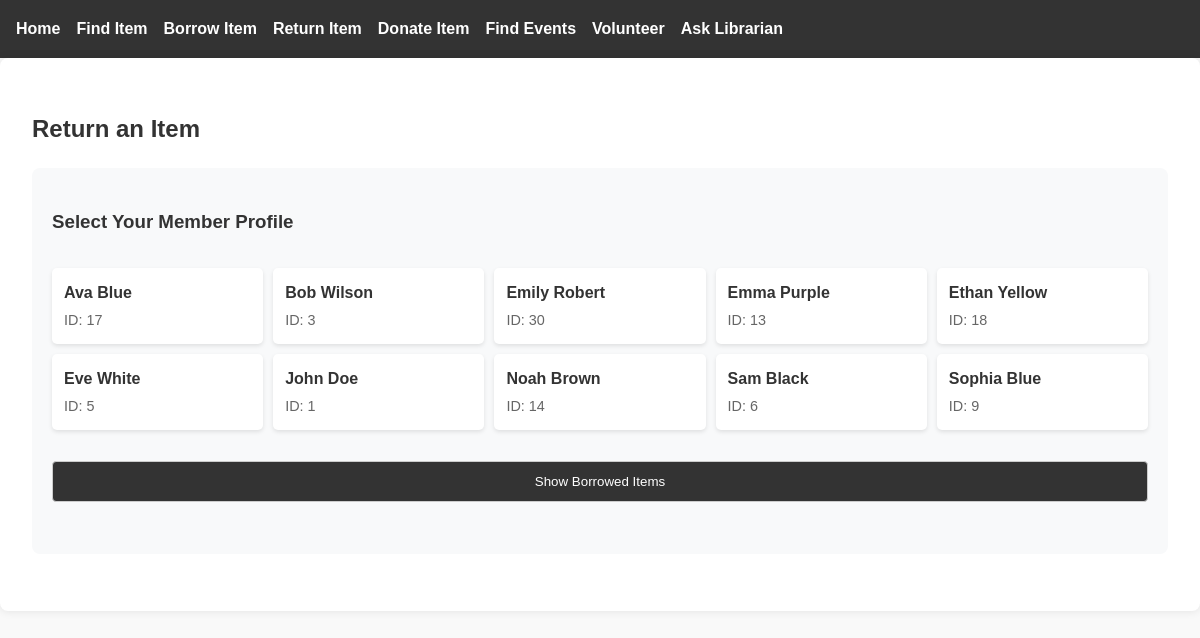
The page /return-item on the database its author committed.
### tables this page shows
CREATE TABLE Person (
            PersonID INTEGER PRIMARY KEY AUTOINCREMENT, 
            Name TEXT NOT NULL, 
            Address TEXT, 
            PhoneNumber TEXT, 
            Email TEXT UNIQUE, 
            Role TEXT NOT NULL 
            CHECK (Role IN ('Member', 'Librarian', 'Volunteer'))
        );

### app.py (the view, shortened to what this page needs)
@app.route('/return-item', methods=['GET', 'POST'])
def return_item():
    try:
        conn = get_db_connection()
        members = conn.execute("""
            SELECT p.PersonID, p.Name
            FROM Person p
            JOIN Member m ON p.PersonID = m.MemberID
            WHERE p.Role = 'Member'
            ORDER BY p.Name
        """).fetchall()
        selected_member = request.form.get('member_id') if request.method == 'POST' else None
        borrowed_items = []
        return render_template('return_item.html',
                            members=members,
                            borrowed_items=borrowed_items,
                            selected_member=selected_member)
    except sqlite3.Error as e:
        flash(f'Database error: {str(e)}', 'error')
        return render_template('return_item.html',
                            members=members,
                            borrowed_items=[],
                            selected_member=selected_member)
    finally:
        if 'conn' in locals():
            conn.close()

### app.py (called while the page is built)
def get_db_connection():
    print("Connecting to database...")
    conn = sqlite3.connect('354_mini_project.db')
    conn.row_factory = sqlite3.Row
    return conn

### templates/return_item.html (shortened to what this page needs)
{% extends "base.html" %}
{% block content %}
<h2>Return an Item</h2>
<div class="member-selection">
    <h3>Select Your Member Profile</h3>
    <form method="POST">
        <div class="member-grid">
            {% for member in members %}
            <div class="member-card {% if selected_member == member['PersonID'] %}selected{% endif %}">
                <label for="member_{{ member['PersonID'] }}">
                    <span class="member-name">{{ member['Name'] }}</span>
                    <span class="member-id">ID: {{ member['PersonID'] }}</span>
                </label>
            </div>
            {% endfor %}
        </div>
        <button type="submit" name="select_member" class="btn btn-primary">
            Show Borrowed Items
        </button>
    </form>
</div>
{% endblock %}

### static/styles.css (style rules this page uses)
body { font-family: Arial, sans-serif; margin: 0; padding: 0; background-color: #f9f9f9; color: #333; line-height: 1.6; }
form { margin: 2rem 0; display: flex; flex-direction: column; gap: 1rem; }
input, button { padding: 0.75rem; border: 1px solid #ccc; border-radius: 4px; }
button { background-color: #333; color: white; cursor: pointer; transition: background 0.3s ease-in-out; }

### templates/return_item.html (style rules this page uses)
.member-selection { background: #f8f9fa; padding: 20px; border-radius: 8px; margin-bottom: 25px; }
.member-grid { display: grid; grid-template-columns: repeat(auto-fill, minmax(200px, 1fr)); gap: 10px; margin-bottom: 15px; }
.member-card { background: white; border-radius: 5px; padding: 12px; box-shadow: 0 2px 4px rgba(0,0,0,0.1); transition: all 0.2s; }
.member-card label { display: block; cursor: pointer; }
.member-name { display: block; font-weight: bold; margin-bottom: 3px; }
.member-id { display: block; font-size: 0.9em; color: #666; }

### rows shown on the page
Person: Name "Ava Blue", PersonID "17"
Person: Name "Bob Wilson", PersonID "3"
Person: Name "Emily Robert", PersonID "30"
Person: Name "Emma Purple", PersonID "13"
Person: Name "Ethan Yellow", PersonID "18"
Person: Name "Eve White", PersonID "5"
Person: Name "John Doe", PersonID "1"
Person: Name "Noah Brown", PersonID "14"
Person: Name "Sam Black", PersonID "6"
Person: Name "Sophia Blue", PersonID "9"
